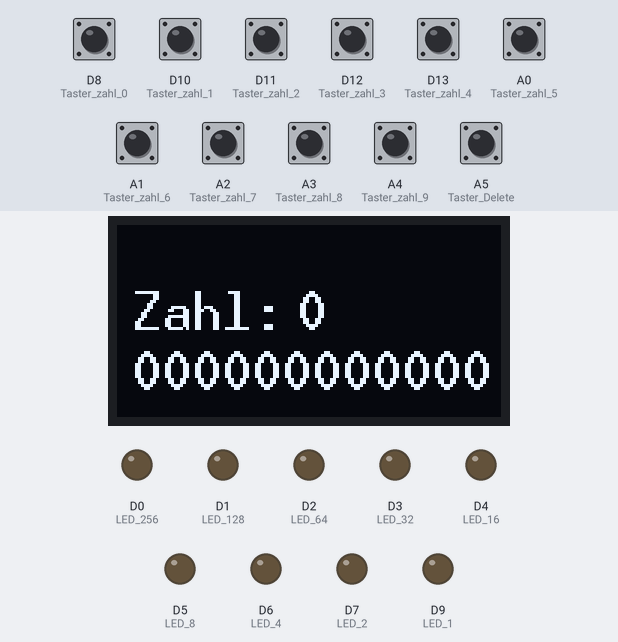
The program below on a simulated STM32 Nucleo. Parts: 128×64 one-colour display, output pins drawn as LEDs (lit = HIGH). Dashed ring = blinking. The test bench sets the inputs (shaded band); at power-on: A0 (Taster_zahl_5), A1 (Taster_zahl_6), A2 (Taster_zahl_7), A3 (Taster_zahl_8), A4 (Taster_zahl_9), A5 (Taster_Delete), D8 (Taster_zahl_0), D10 (Taster_zahl_1), D11 (Taster_zahl_2), D12 (Taster_zahl_3), D13 (Taster_zahl_4) LOW. What the program prints to the serial monitor is not drawn.

Above: at 1.2 s.
1.3 s: D13 (Taster_zahl_4) pulled HIGH for 0.15 s
At 1.72 s:
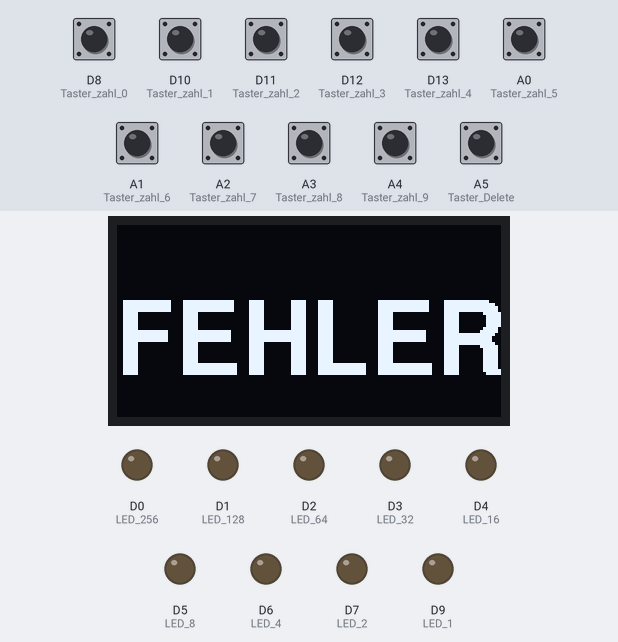
2.0 s: A5 (Taster_Delete) pulled HIGH for 1 s
At 3.4 s:
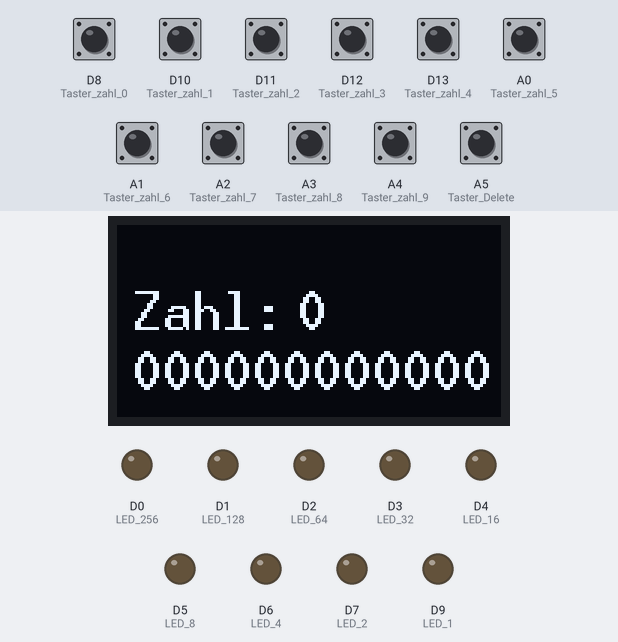
4.5 s: D10 (Taster_zahl_1) pulled HIGH for 0.15 s
At 5.8 s:
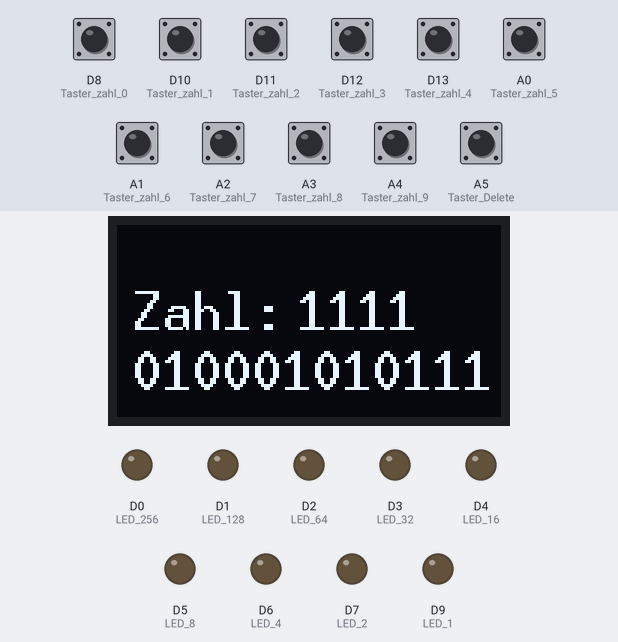
6.1 s: D10 (Taster_zahl_1) pulled HIGH for 1 s
At 6.82 s:
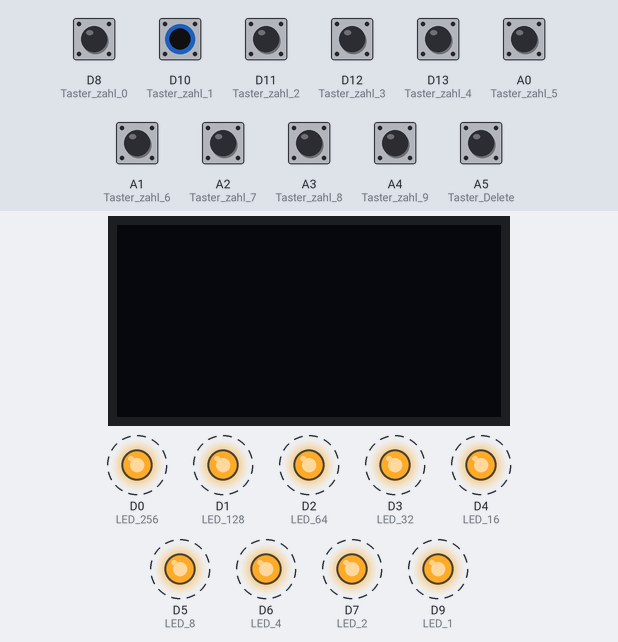
9.8 s: A5 (Taster_Delete) pulled HIGH for 1 s
At 11.2 s:
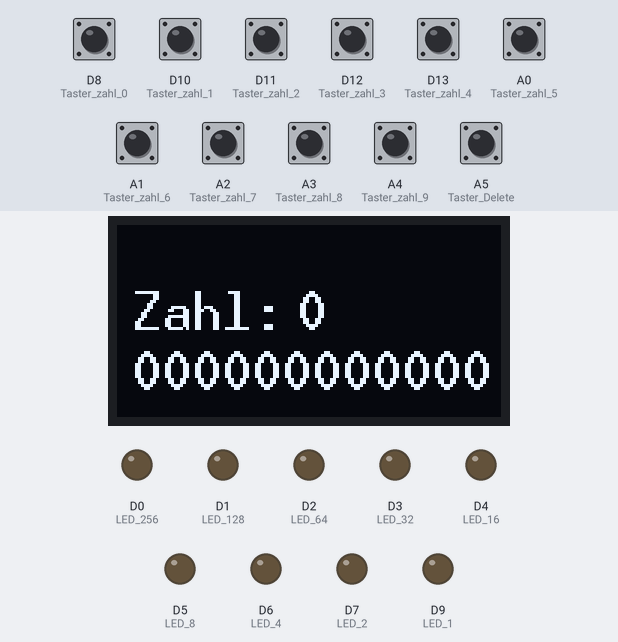
12.3 s: D11 (Taster_zahl_2) pulled HIGH for 0.15 s
At 12.9 s:
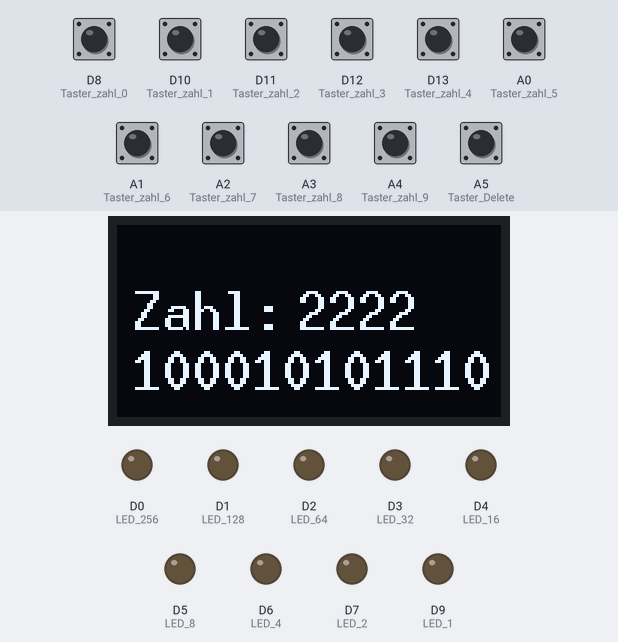
Timing chart, 0 to 14.9 s (numbered marks = the images above; inputs shaded):
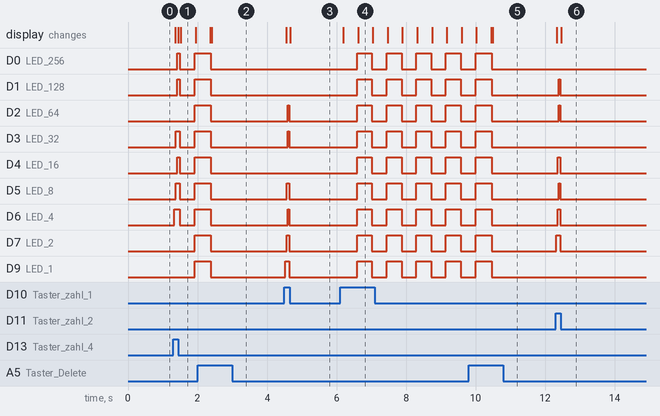

Measured:
- after the input at 1.3 s, D0 (LED_256), D1 (LED_128): LOW → HIGH after 0.12 s, → LOW 0.07 s later, → HIGH 0.43 s later
- after the input at 2.0 s, the display: first changes after 0.37 s (image 2 shows a later state)
- after the input at 4.5 s, D2 (LED_64), D3 (LED_32), D6 (LED_4): LOW → HIGH after 0.10 s, → LOW 0.04 s later; D5 (LED_8), D7 (LED_2): LOW → HIGH after 0.06 s, → LOW 0.08 s later; D9 (LED_1): LOW → HIGH at once, → LOW 0.12 s later; the display: first changes at once (image 3 shows a later state)
- after the input at 6.1 s, D0 (LED_256), D1 (LED_128), D2 (LED_64), D3 (LED_32), D4 (LED_16), D5 (LED_8), D6 (LED_4), D7 (LED_2), D9 (LED_1): alternates HIGH for 0.43 s and LOW for 0.43 s, starting after 0.49 s; the display: first changes after 0.09 s (image 4 shows a later state)
- after the input at 9.8 s, the display: first differs from a run without the input after 0.65 s (image 5 shows a later state)
- after the input at 12.3 s, D1 (LED_128), D2 (LED_64), D5 (LED_8): LOW → HIGH after 0.10 s, → LOW 0.04 s later; D4 (LED_16), D6 (LED_4): LOW → HIGH after 0.05 s, → LOW 0.08 s later; D7 (LED_2): LOW → HIGH at once, → LOW 0.12 s later; the display: first changes at once (image 6 shows a later state)
- what the display in image 1 shows lasts 0.4 s, from 1.5 s to 1.9 s

The program:

main.cpp
```cpp
#include <Arduino.h>

#include <U8g2lib.h>

// Display initialisieren (I2C-Anschlüsse und Modell prüfen, ggf. anpassen)
U8G2_SSD1306_128X64_NONAME_F_HW_I2C u8g2(U8G2_R0, /* reset=*/ U8X8_PIN_NONE);

  int Taster_zahl_0 = D8;
  int Taster_zahl_1 = D10;
  int Taster_zahl_2 = D11;
  int Taster_zahl_3 = D12;
  int Taster_zahl_4 = D13;
  int Taster_zahl_5 = A0;
  int Taster_zahl_6 = A1;
  int Taster_zahl_7 = A2;
  int Taster_zahl_8 = A3;
  int Taster_zahl_9 = A4;
  int Taster_Delete = A5;
  int LED_1 = D9;
  int LED_2 = D7;
  int LED_4 = D6;
  int LED_8 = D5;
  int LED_16 = D4;
  int LED_32 = D3;
  int LED_64 = D2;
  int LED_128 = D1;
  int LED_256 = D0;
  int B_2048;
  int B_1024;
  int B_512;
  int B_256;
  int B_128;
  int B_64;
  int B_32;
  int B_16;
  int B_8;
  int B_4;
  int B_2;
  int B_1;
  int zahl = 0;
  int tasterWert;

void setup()
{

  Serial.begin(9600);

  u8g2.begin(); // Display starten

  pinMode(Taster_zahl_0, INPUT);
  pinMode(Taster_zahl_1, INPUT);
  pinMode(Taster_zahl_2, INPUT);
  pinMode(Taster_zahl_3, INPUT);
  pinMode(Taster_zahl_4, INPUT);
  pinMode(Taster_zahl_5, INPUT);
  pinMode(Taster_zahl_6, INPUT);
  pinMode(Taster_zahl_7, INPUT);
  pinMode(Taster_zahl_8, INPUT);
  pinMode(Taster_zahl_9, INPUT);
  pinMode(Taster_Delete, INPUT);
  pinMode(LED_1, OUTPUT);
  pinMode(LED_2, OUTPUT);
  pinMode(LED_4, OUTPUT);
  pinMode(LED_8, OUTPUT);
  pinMode(LED_16, OUTPUT);
  pinMode(LED_32, OUTPUT);
  pinMode(LED_64, OUTPUT);
  pinMode(LED_128, OUTPUT);
  pinMode(LED_256, OUTPUT);

}
void loop()
{

 int tasterWert = 0;

  if (digitalRead(Taster_zahl_0) == HIGH)
  {
  zahl = zahl * 10 + 0;
   tasterWert = 1;
   delay(10);
  }

  if (digitalRead(Taster_zahl_1) == HIGH)
    {
    zahl = zahl * 10 + 1;
     tasterWert = 2;
     delay(10);
    }

  if (digitalRead(Taster_zahl_2) == HIGH)
    {
    zahl = zahl * 10 + 2;
     tasterWert = 3;
     delay(10);
    }

  if (digitalRead(Taster_zahl_3) == HIGH)
    {
    zahl = zahl * 10 + 3;
     tasterWert = 4;
     delay(10);
    }

  if (digitalRead(Taster_zahl_4) == HIGH)
    {
    zahl = zahl * 10 + 4;
     tasterWert = 5;
     delay(10);
    }

  if (digitalRead(Taster_zahl_5) == HIGH)
    {
    zahl = zahl * 10 + 5;
     tasterWert = 6;
     delay(10);
    }

  if (digitalRead(Taster_zahl_6) == HIGH)
    {
    zahl = zahl * 10 + 6;
     tasterWert = 7;
     delay(10);
    }

  if (digitalRead(Taster_zahl_7) == HIGH)
    {
    zahl = zahl * 10 + 7;
     tasterWert = 8;
     delay(10);
    }

  if (digitalRead(Taster_zahl_8) == HIGH)
    {
    zahl = zahl * 10 + 8;
     tasterWert = 9;
     delay(10);
    }

  if (digitalRead(Taster_zahl_9) == HIGH)
    {
    zahl = zahl * 10 + 9;
     tasterWert = 10;
     delay(10);
    }

  if (digitalRead(Taster_Delete) == HIGH)
  {
   zahl = 0;
   tasterWert = 11;
   delay(10);
  }


  if (zahl <= 4095 && zahl >= 0) {

   B_2048 = zahl / 2048;
   B_1024 = (zahl - (B_2048*2048)) / 1024;
   B_512 = (zahl - (B_2048*2048) - (B_1024*1024)) / 512;
   B_256 = (zahl - (B_2048*2048) - (B_1024*1024) - (B_512*512)) / 256;
   B_128 = (zahl - (B_2048*2048) - (B_1024*1024) - (B_512*512) - (B_256*256)) / 128;
   B_64 = (zahl - (B_2048*2048) - (B_1024*1024) - (B_512*512) - (B_256*256) - (B_128*128)) / 64;
   B_32 = (zahl - (B_2048*2048) - (B_1024*1024) - (B_512*512) - (B_256*256) - (B_128*128) - (B_64*64)) / 32;
   B_16 = (zahl - (B_2048*2048) - (B_1024*1024) - (B_512*512) - (B_256*256) - (B_128*128) - (B_64*64) - (B_32*32)) / 16;
   B_8 = (zahl - (B_2048*2048) - (B_1024*1024) - (B_512*512) - (B_256*256) - (B_128*128) - (B_64*64) - (B_32*32) - (B_16*16)) / 8;
   B_4 = (zahl - (B_2048*2048) - (B_1024*1024) - (B_512*512) - (B_256*256) - (B_128*128) - (B_64*64) - (B_32*32) - (B_16*16) - (B_8*8)) / 4;
   B_2 = (zahl - (B_2048*2048) - (B_1024*1024) - (B_512*512) - (B_256*256) - (B_128*128) - (B_64*64) - (B_32*32) - (B_16*16) - (B_8*8) - (B_4*4)) / 2;
   B_1 = (zahl - (B_2048*2048) - (B_1024*1024) - (B_512*512) - (B_256*256) - (B_128*128) - (B_64*64) - (B_32*32) - (B_16*16) - (B_8*8) - (B_4*4) - (B_2*2)) / 1;

 if (zahl <= 511) {
   if (B_256 == 1) {
    digitalWrite(LED_256, HIGH);
  } else {
    digitalWrite(LED_256, LOW);
  }

   if (B_128 == 1) {
    digitalWrite(LED_128, HIGH);
  } else {
    digitalWrite(LED_128, LOW);
  }

   if (B_64 == 1) {
    digitalWrite(LED_64, HIGH);
  } else {
    digitalWrite(LED_64, LOW);
  }

   if (B_32 == 1) {
    digitalWrite(LED_32, HIGH);
  } else {
    digitalWrite(LED_32, LOW);
  }

  if (B_16 == 1) {
    digitalWrite(LED_16, HIGH);
  } else {
    digitalWrite(LED_16, LOW);
  }

  if (B_8 == 1) {
    digitalWrite(LED_8, HIGH);
  } else {
    digitalWrite(LED_8, LOW);
  }

  if (B_4 == 1) {
    digitalWrite(LED_4, HIGH);
  } else {
    digitalWrite(LED_4, LOW);
  }

  if (B_2 == 1) {
    digitalWrite(LED_2, HIGH);
  } else {
    digitalWrite(LED_2, LOW);
  }

  if (B_1 == 1)
  {
  digitalWrite(LED_1, HIGH);
  }
   else
  {
   digitalWrite(LED_1, LOW);
  }
 }
  else {
    digitalWrite(LED_1, LOW);
    digitalWrite(LED_2, LOW);
    digitalWrite(LED_4, LOW);
    digitalWrite(LED_8, LOW);
    digitalWrite(LED_16, LOW);
    digitalWrite(LED_32, LOW);
    digitalWrite(LED_64, LOW);
    digitalWrite(LED_128, LOW);
    digitalWrite(LED_256, LOW);
  }
}
 else {


  u8g2.sendBuffer();
  delay(5);

    while (zahl == zahl && digitalRead(Taster_Delete) == LOW) {

    digitalWrite(LED_1, LOW);
    digitalWrite(LED_2, LOW);
    digitalWrite(LED_4, LOW);
    digitalWrite(LED_8, LOW);
    digitalWrite(LED_16, LOW);
    digitalWrite(LED_32, LOW);
    digitalWrite(LED_64, LOW);
    digitalWrite(LED_128, LOW);
    digitalWrite(LED_256, LOW);
    digitalWrite(LED_1, LOW);
    digitalWrite(LED_2, LOW);
    digitalWrite(LED_4, LOW);
    digitalWrite(LED_8, LOW);
    digitalWrite(LED_16, LOW);
    digitalWrite(LED_32, LOW);
    digitalWrite(LED_64, LOW);
    digitalWrite(LED_128, LOW);
    digitalWrite(LED_256, LOW);

    u8g2.clearBuffer();
    u8g2.setFont(u8g2_font_helvB24_tr);
    u8g2.drawStr(0, 50, "FEHLER");
    u8g2.sendBuffer();

    delay(400);

    digitalWrite(LED_1, HIGH);
    digitalWrite(LED_2, HIGH);
    digitalWrite(LED_4, HIGH);
    digitalWrite(LED_8, HIGH);
    digitalWrite(LED_16, HIGH);
    digitalWrite(LED_32, HIGH);
    digitalWrite(LED_64, HIGH);
    digitalWrite(LED_128, HIGH);
    digitalWrite(LED_256, HIGH);

    u8g2.clearBuffer();
    u8g2.sendBuffer();

    delay(400);
    }
  }


  u8g2.clearBuffer();
  u8g2.setFont(u8g2_font_10x20_tr);
  u8g2.drawStr(5, 35, "Zahl: ");

  char buffer[10];
  sprintf(buffer, "%d", zahl);
  u8g2.drawStr(60, 35, buffer);

  sprintf(buffer, "%d%d%d%d%d%d%d%d%d%d%d%d", B_2048, B_1024, B_512, B_256, B_128, B_64, B_32, B_16, B_8, B_4, B_2, B_1);
  u8g2.drawStr(5, 55, buffer);

  u8g2.sendBuffer();
  delay(5);

  Serial.print("zahl: ");
  Serial.print(zahl);
  Serial.print(", Binaer: ");
  Serial.print(B_256);
  Serial.print(B_128);
  Serial.print(B_64);
  Serial.print(B_32);
  Serial.print(B_16);
  Serial.print(B_8);
  Serial.print(B_4);
  Serial.print(B_2);
  Serial.print(B_1);
  if (tasterWert == 1) {
   Serial.print(", Taster 0 gedrückt");
   Serial.print("                   ");
   delay(1500);
   tasterWert = 0;
  }
   else if (tasterWert == 2) {
    Serial.print(", Taster 1 gedrückt");
    Serial.print("                   ");
    delay(500);
    tasterWert = 0;
   }
    else if (tasterWert == 3) {
     Serial.print(", Taster 2 gedrückt");
     Serial.print("                   ");
     delay(500);
     tasterWert = 0;
    }
     else if (tasterWert == 4) {
      Serial.print(", Taster 3 gedrückt");
      Serial.print("                   ");
      delay(500);
      tasterWert = 0;
     }
      else if (tasterWert == 5) {
       Serial.print(", Taster 4 gedrückt");
       Serial.print("                   ");
       delay(500);
       tasterWert = 0;
      }
       else if (tasterWert == 6) {
        Serial.print(", Taster 5 gedrückt");
        Serial.print("                   ");
        delay(500);
        tasterWert = 0;
       }
        else if (tasterWert == 7) {
         Serial.print(", Taster 6 gedrückt");
         Serial.print("                   ");
         delay(500);
         tasterWert = 0;
        }
         else if (tasterWert == 8) {
          Serial.print(", Taster 7 gedrückt");
          Serial.print("                   ");
          delay(500);
          tasterWert = 0;
          }
           else if (tasterWert == 9) {
            Serial.print(", Taster 8 gedrückt");
            Serial.print("                   ");
            delay(500);
            tasterWert = 0;
           }
            else if (tasterWert == 10) {
             Serial.print(", Taster 9 gedrückt");
             Serial.print("                   ");
             delay(500);
             tasterWert = 0;
            }
             else if (tasterWert == 11) {
              Serial.print(", DELETE");
              Serial.print("                   ");
              delay(500);
              tasterWert = 0;
             }
              else if (tasterWert == 0) {
               Serial.print("                   ");
              }

  Serial.print("\r");
}
   
```
